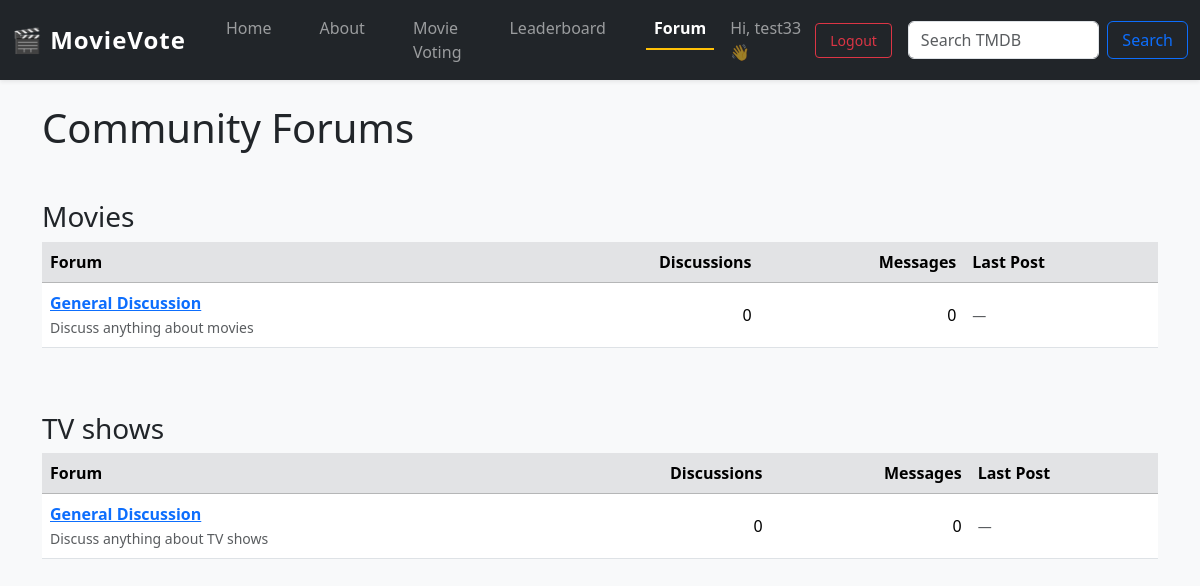
/forum/ (signed in), run on the app's committed database.
### forum/models.py (models this page shows, shortened)
class Category(models.Model):
    name        = models.CharField(max_length=60, unique=True)
    description = models.CharField(max_length=255, blank=True)
    position    = models.PositiveSmallIntegerField(default=0)
    class Meta:
        ordering = ("position",)

class Forum(models.Model):
    category    = models.ForeignKey(Category, related_name="forums",
                                    on_delete=models.CASCADE)
    name        = models.CharField(max_length=80)
    slug        = models.SlugField(max_length=90, unique=True, blank=True)
    blurb       = models.CharField(max_length=255, blank=True)
    position    = models.PositiveSmallIntegerField(default=0)
    topic_count = models.PositiveIntegerField(default=0)
    post_count  = models.PositiveIntegerField(default=0)
    last_post = models.ForeignKey(
        "Post", null=True, blank=True,
        on_delete=models.SET_NULL,
        related_name="+"
    )
    class Meta:
        ordering = ("position",)

### forum/views.py (the view)
# urls.py: path("",                     views.index,          name="index"),
def index(request):
    cats = Category.objects.prefetch_related("forums")
    return render(request, "forum/index.html", {"cats": cats})

### templates/forum/index.html (shortened to what this page needs)
{% extends "movies/base.html" %}
{% load humanize %}
{% block content %}
<h1 class="mb-4">Community Forums</h1>
{% for cat in cats %}
  <h3 class="mt-5">{{ cat.name }}</h3>
  <div class="table-responsive">
    <table class="table table-hover align-middle">
      <thead class="table-secondary">
        <tr>
          <th>Forum</th>
          <th class="text-end">Discussions</th>
          <th class="text-end">Messages</th>
          <th>Last Post</th>
        </tr>
      </thead>
      <tbody>
      {% for f in cat.forums.all %}
        <tr>
          <td>
            <a href="{% url 'forum:board' f.slug %}">
              <strong>{{ f.name }}</strong>
            </a><br>
            <small class="text-muted">{{ f.blurb }}</small>
          </td>
          <td class="text-end">{{ f.topic_count|intcomma }}</td>
          <td class="text-end">{{ f.post_count|intcomma }}</td>
          <td>
            {% if f.last_post %}
              <a href="{% url 'forum:topic' f.slug f.last_post.topic.pk f.last_post.topic.slug %}">
                {{ f.last_post.topic.title|truncatechars:32 }}
              </a><br>
              <small class="text-muted">
                {{ f.last_post.author }} • {{ f.last_post.created_at|naturaltime }}
              </small>
            {% else %}
              <small class="text-muted">—</small>
            {% endif %}
          </td>
        </tr>
      {% endfor %}
      </tbody>
    </table>
  </div>
{% endfor %}
{% endblock %}

### movies/templates/movies/base.html (shortened to what this page needs)
{% load static %}
<!DOCTYPE html>
<html lang="en">
<head>
    <link href="https://cdn.jsdelivr.net/npm/bootstrap@5.3.3/dist/css/bootstrap.min.css" rel="stylesheet">
    <link rel="stylesheet" href="{% static 'css/movies.css' %}">
    <link href="https://cdn.jsdelivr.net/npm/bootstrap-icons@1.10.5/font/bootstrap-icons.css" rel="stylesheet">
</head>
<body>
<nav class="navbar navbar-expand-lg navbar-dark bg-dark shadow-sm sticky-top">
  <div class="container-fluid">
    <a class="navbar-brand fw-bold fs-4" href="{% url 'movies:index' %}">
      🎬 MovieVote
    </a>
    <div class="collapse navbar-collapse" id="mainNavbar">
      <ul class="navbar-nav me-auto mb-2 mb-lg-0">
      <li class="nav-item">
        <a class="nav-link {% if request.resolver_match.url_name == 'home' %}active{% endif %}"
        href="{% url 'movies:home' %}">
        Home
        </a>
      </li>
      <li class="nav-item">
          <a class="nav-link {% if request.path == '/about/' %}active{% endif %}" href="{% url 'movies:about' %}">
            About
          </a>
      </li>
      <li class="nav-item">
        <a class="nav-link {% if request.resolver_match.namespace == 'movies' and request.resolver_match.url_name == 'index' %}active{% endif %}"
            href="{% url 'movies:index' %}"> Movie Voting
        </a>
      </li>
      <li class="nav-item">
          <a class="nav-link {% if request.resolver_match.url_name == 'leaderboard' %}active{% endif %}"
             href="{% url 'movies:leaderboard' %}">
            Leaderboard
          </a>
      </li>
      <li class="nav-item">
          <a class="nav-link {% if request.resolver_match.namespace == 'forum' %}active{% endif %}" href="{% url 'forum:index' %}">
            Forum
          </a>
      </li>
      </ul>
      <div class="d-flex align-items-center gap-2">
        {% if user.is_authenticated %}
          <span class="navbar-text">Hi, {{ user.username }} 👋</span>
          <a class="btn btn-outline-danger btn-sm" href="{% url 'movies:logout' %}">Logout</a>
        {% else %}
          <a class="btn btn-outline-primary btn-sm" href="{% url 'movies:login' %}">Login</a>
          <a class="btn btn-outline-success btn-sm" href="{% url 'movies:register' %}">Register</a>
        {% endif %}
        <form class="d-flex ms-2" method="post" action="{% url 'movies:quick_lookup' %}">
          <input class="form-control me-2" type="search" name="title" placeholder="Search TMDB" aria-label="Search">
          <button class="btn btn-outline-primary" type="submit">Search</button>
        </form>
      </div>
    </div>
  </div>
</nav>
<div class="container mt-4">
  {% block content %}{% endblock %}
</div>
</body>
</html>

### movies/static/css/movies.css (style rules this page uses)
body { background-color: #f8f9fa; }
.navbar-nav .nav-link { margin-left: 1rem; margin-right: 1rem; font-weight: 500; transition: color 0.3s ease; }
.navbar-nav .nav-link.active { font-weight: bold; color: #fff; border-bottom: 2px solid #ffc107; }
.navbar { font-size: 1rem; }
.navbar .nav-link { font-weight: 500; padding-left: 1rem; padding-right: 1rem; transition: color 0.3s ease; }
.navbar-brand { font-family: 'Segoe UI', sans-serif; letter-spacing: 1px; }
.navbar .btn { padding: 6px 14px; font-weight: 500; }
.navbar-nav .nav-item { margin-bottom: 0 !important; }

### data on the page
Category: name "Movies"
Forum: name "General Discussion", blurb "Discuss anything about movies", topic_count "0", post_count "0"
Category: name "TV shows"
Forum: name "General Discussion", blurb "Discuss anything about TV shows", topic_count "0", post_count "0"

### other printed values
{{ user.username }} "test33"
